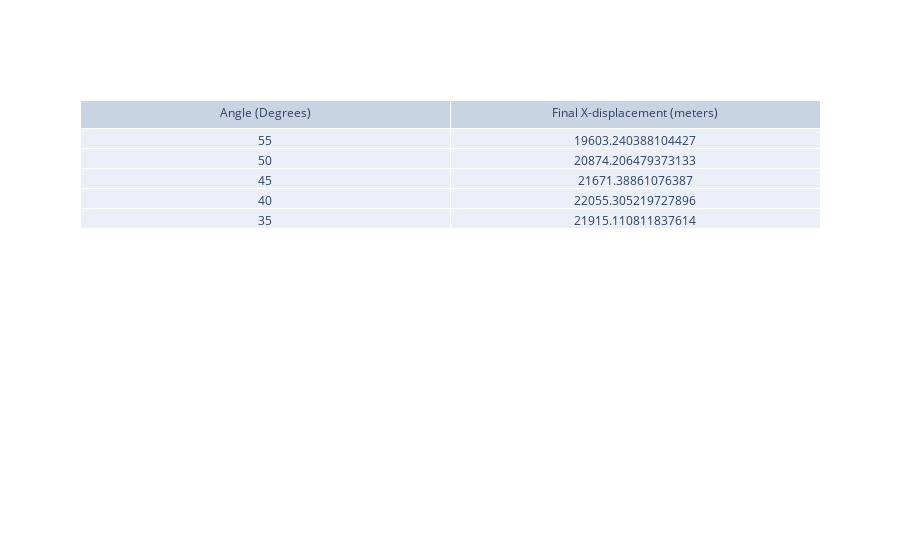

Notebook code cell kept with this figure:
### Markdown cell above
#### Figure 5
The above plot shows the projectile motion of an object launched at different angles when we account for air drag. As we can see from the plot, the launch angle of 40 degrees (yellow line) causes the object to travel the furthest in the x direction. Then, the other four launch angles (from largest to smallest displacement in the x direction) are: 35 degrees (black line), 45 degrees (red line), 50 degrees (green line), and 55 degrees (blue line). So, these results tell us that a 40 degree launch angle will cause the projectile to travel the furthest in the x direction. Then, as our launch angle gets larger, the displacement in the x direction will decrease. This plot also shows us that the larger the launch angle, the further the object will travel in the y direction. Comparing this to our previous plot where we ignored air drag, we can see that air drag causes the projectile to travel a much smaller distance in both the x and y directions.

### Code cell
fig = go.Figure(data=[go.Table(header=dict(values=['Angle (Degrees)', 'Final X-displacement (meters)']),
                 cells=dict(values=[[55, 50, 45, 40, 35], [x1[-1], x2[-1], x3[-1], x4[-1], x5[-1]]]))
                     ])
fig.show()

### Figure 1 — Plotly figure (JSON) as saved in the notebook; plotly's stock layout.template omitted (floating-point values rounded to 4 significant figures)
{"data": [{"cells": {"values": [[55, 50, 45, 40, 35], [19600.0, 20870.0, 21670.0, 22060.0, 21920.0]]}, "header": {"values": ["Angle (Degrees)", "Final X-displacement (meters)"]}, "type": "table"}], "layout": {}}
